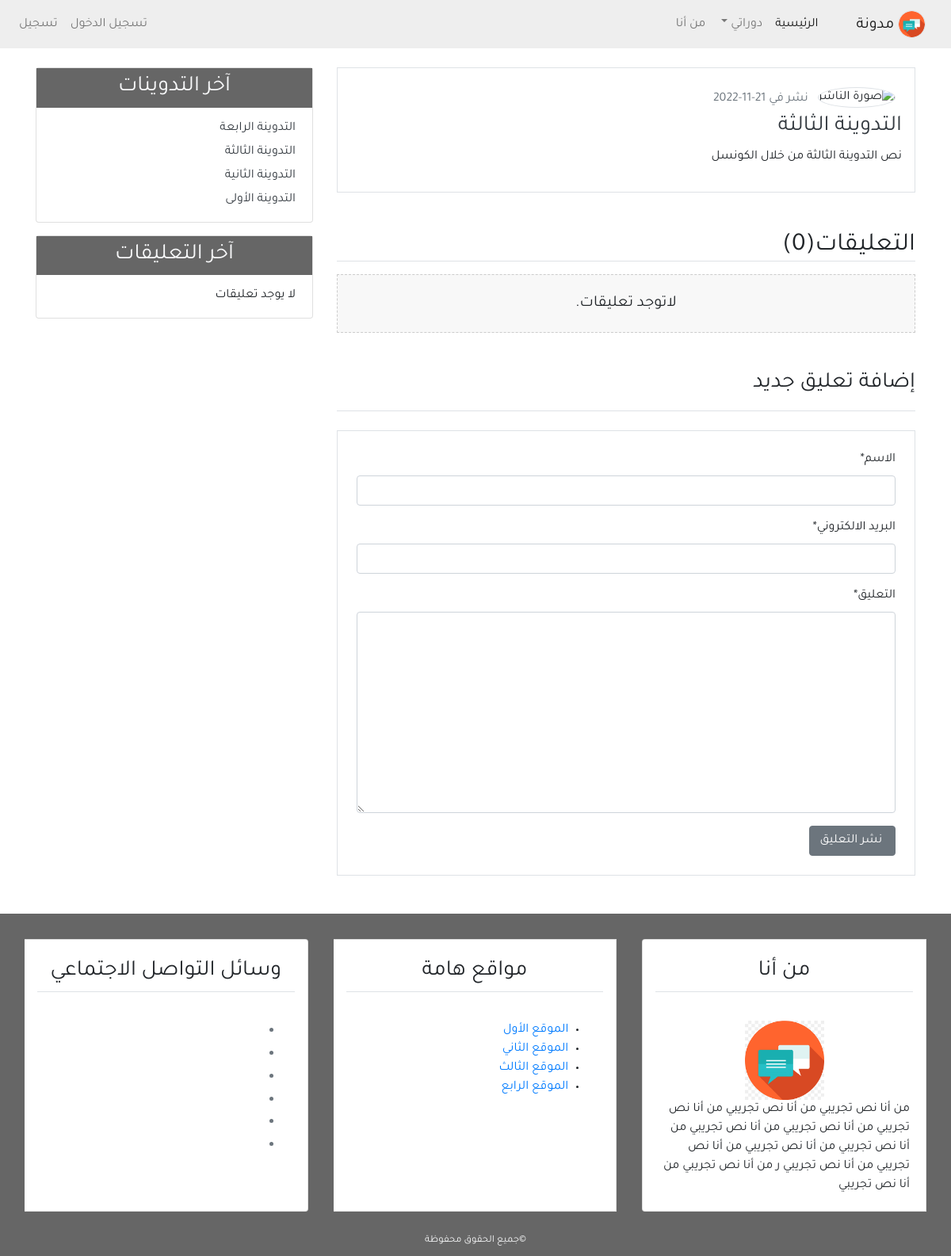
The page /detail/3/ on the database as committed earlier.
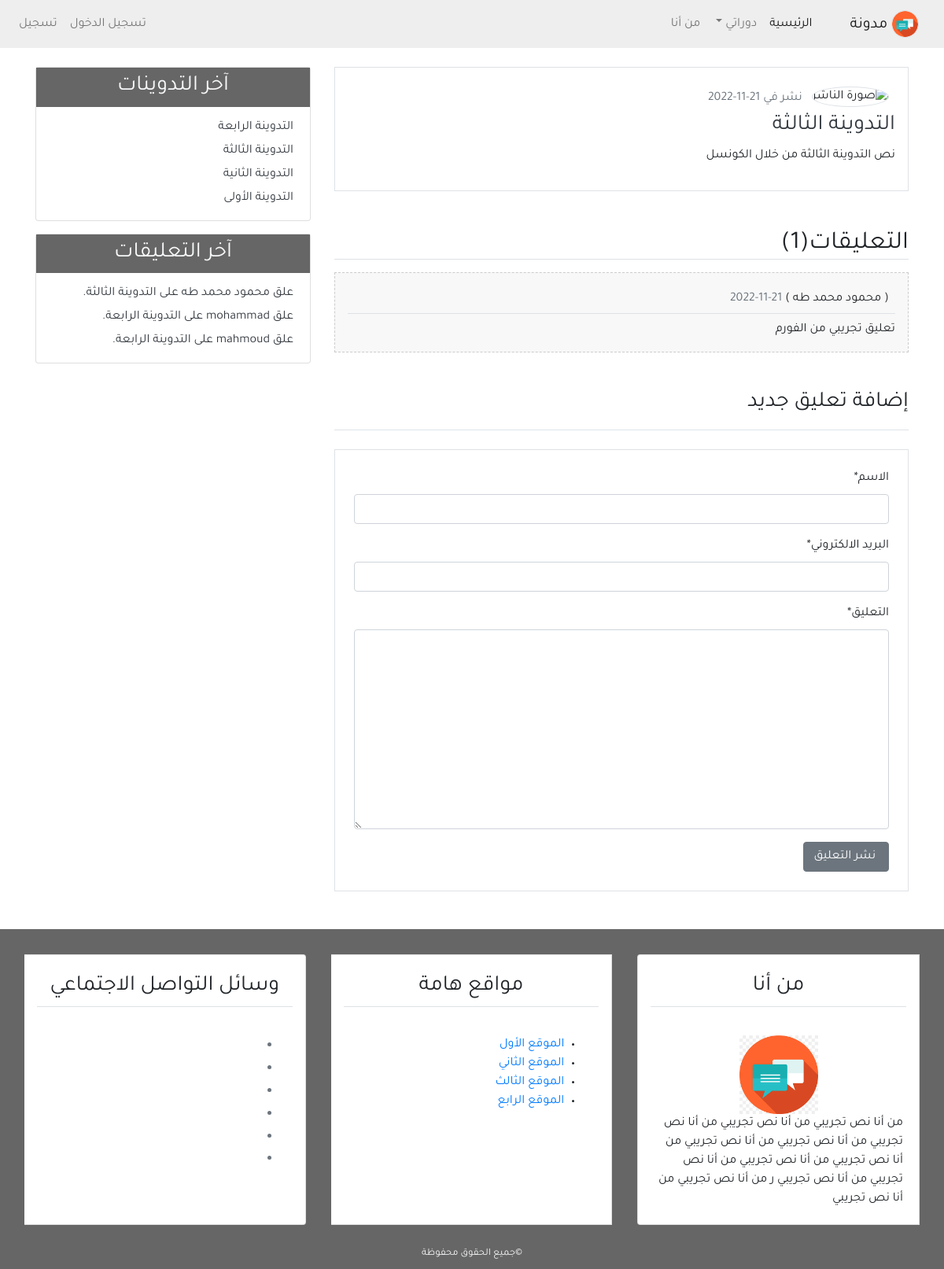
The same page on the database as committed later.
### blog/models.py (models this page shows, shortened)
class Post(models.Model):
    title = models.CharField(max_length=100)
    content = models.TextField()
    post_date = models.DateTimeField(default=timezone.now)
    post_updated = models.DateTimeField(auto_now=True)
    author = models.ForeignKey(User, on_delete=models.CASCADE, related_name='author')
    def __str__(self):
        return self.title
    class Meta:
        ordering = ('-post_date',)
        verbose_name = ("Post")
        verbose_name_plural = ("Posts")

class Comment(models.Model):
    name = models.CharField(max_length=50, verbose_name="الاسم")
    email = models.EmailField(verbose_name='البريد الالكتروني')
    body = models.TextField(verbose_name='التعليق')
    comment_date = models.DateTimeField(auto_now_add=True)
    active = models.BooleanField(default=False)
    post = models.ForeignKey(Post, on_delete=models.CASCADE, related_name="comments")
    class Meta:
        ordering = ('-comment_date',)
        verbose_name = ("Comment")
        verbose_name_plural = ("Comments")
    def __str__(self):
        return 'علق {} على {}.' .format(self.name, self.post)

### blog/views.py (the view)
# urls.py: path('detail/<int:post_id>/', views.post_detail, name='detail'),
def post_detail(request, post_id):
    post = get_object_or_404(Post, pk=post_id)
    comments = post.comments.filter(active=True)
    if request.method =='POST':
        comment_form = NewComment(data=request.POST)
        if comment_form.is_valid():
            new_comment = comment_form.save(commit=False)
            new_comment.post = post
            new_comment.save()
            comment_form = NewComment()
    else:
        comment_form = NewComment()
    context = {
        'title': post.title,
        'post' : post,
        'comments' : comments,
        'comment_form': comment_form,
    }
    return render(request, 'blog/detail.html', context)

### blog/forms.py
class NewComment(forms.ModelForm):
    class Meta:
        model = Comment
        fields = ('name', 'email', 'body')

### blog/templatetags/post_tag.py (called while the page is built)
@register.inclusion_tag('blog/latest_posts.html')
def latest_posts():
    l_posts = Post.objects.all()[0:5]
    context = {
        'l_posts': l_posts,
    }
    return context

@register.inclusion_tag('blog/latest_comments.html')
def latest_comments():
    l_comments = Comment.objects.filter(active=True)[0:5]
    context = {
        'l_comments': l_comments,
    }
    return context

### blog/templates/blog/detail.html (shortened to what this page needs)
{% extends 'blog/base.html' %}
{% load static %}
{% block content %}
{% load crispy_forms_tags %}
    <div class="border mb-3 p-3">
        <img class="img-fluid rounded-circle border m-2" style="width: 120px; height: 120px;" src="{{user.profile.image.url}}" alt="صورة الناشر" />
        <span class="text-secondary">نشر في {{post.post_date|date:'d-m-Y'}}</span>
        <h3><a class="text-dark">{{ post.title }}</a></h3>
        <p>{{ post.content }}</p>
    </div>
    <div class="">
        <h2 class="border-bottom mt-5 mb-3">التعليقات({{comments.count}})</h2>
        {% for comment in comments %}
        <ul class="p-3 comment">
            <h6 class="border-bottom p-2">( {{ comment.name}} ) <span class="text-secondary">
                {{comment.comment_date|date:'d-m-Y'}}
            </span></h6>
            {{ comment.body }}
        </ul>
        {% empty %}
            <h5 class="text-center p-4 comment">لاتوجد تعليقات.</h5>
        {% endfor %}
    </div>
    <h3 class="border-bottom pb-3 mb-3 mt-5">إضافة تعليق جديد</h3>
    <div class="border p-4 mb-5 mt-4">
    <form method="POST">
        {{comment_form|crispy}}
        <input class="btn btn-secondary" value=" نشر التعليق" type="submit">
    </form>
    </div>
{% endblock content %}

### blog/templates/blog/latest_posts.html
<ul class="list-group-flush latest-post">
    {% for post in l_posts %}
        <a href="{% url 'blog:detail' post.id %}" class="text-dark">
            <li class="list-group-item latest-post-item">
                {{ post.title }}</li>
        </a>
    {% endfor %}
</ul>

### blog/templates/blog/latest_comments.html
<ul class="list-group-flush latest-comment">
    {% for comment in l_comments %}
        <a href="{% url 'blog:detail' comment.post.id %}" class="text-dark">
            <li class="list-group-item latest-comment-item">
                {{ comment }}</li>
        </a>
        {% empty %}
        <li class="list-group-item latest-comment-item">لا يوجد تعليقات</li>
    {% endfor %}
</ul>

Rows that differ between the two databases and show on the page:
added Comment: name "محمود محمد طه", comment_date "21-11-2022", body "تعليق تجريبي من الفورم", name+post "علق محمود محمد طه على التدوينة الثالثة."
added Comment: name+post "علق mohammad على التدوينة الرابعة.", shown under "آخر التعليقات"
added Comment: name+post "علق mahmoud على التدوينة الرابعة.", shown under "آخر التعليقات"
Other text that changed with them:
{{ comments.count }}: "0" → "1"
text no longer shown: "لاتوجد تعليقات. لا يوجد تعليقات"
